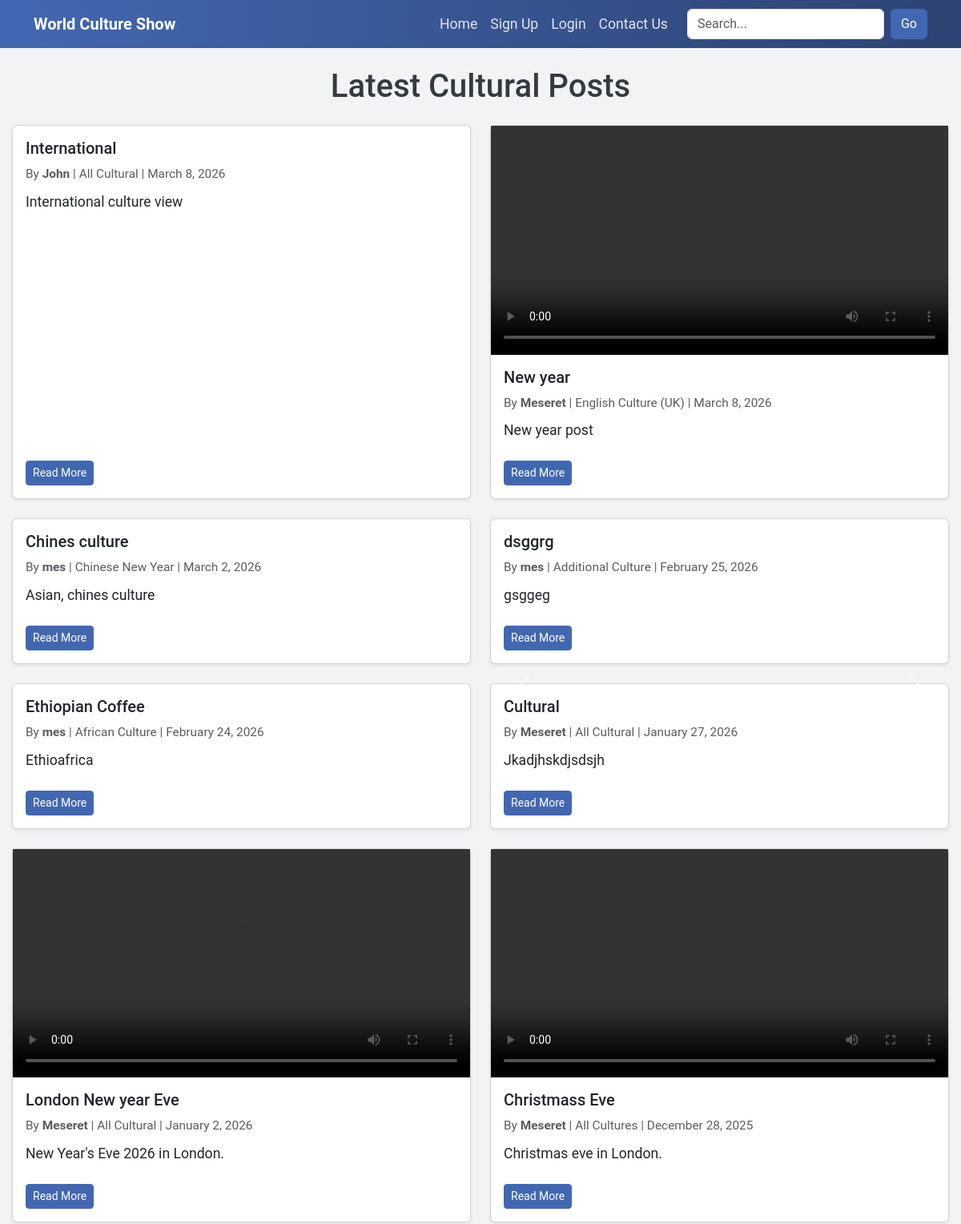
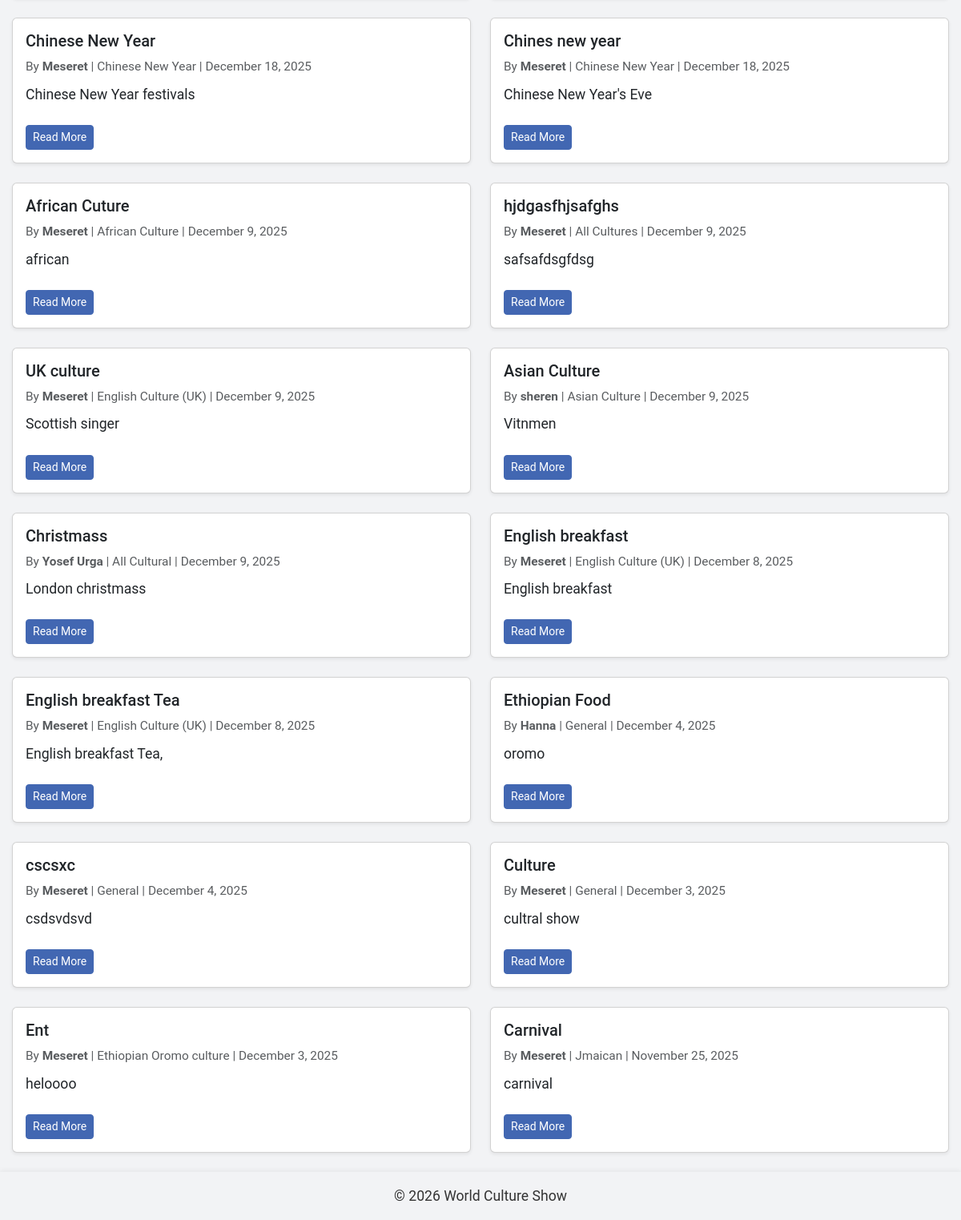
The page / on the database its author committed (2 pictures, top to bottom).
### tables this page shows
CREATE TABLE `posts` (
  `id` int(11) NOT NULL,
  `title` varchar(255) NOT NULL,
  `body` text NOT NULL,
  `image` varchar(255) DEFAULT NULL,
  `alt_text` varchar(255) DEFAULT NULL,
  `post_date` date DEFAULT NULL,
  `author_id` int(11) DEFAULT NULL,
  `category_id` int(11) DEFAULT NULL
);

### index.php (called while the page is built, shortened)
<?php
function loadTemplate(string $templateFileName, array $variables = []): string
{
    extract($variables);
    include 'templates/' . $templateFileName;
    return ob_get_clean();
}
try {
    include 'includes/DatabaseConnection.php';
    include 'classes/DatabaseTable.php';
    include 'controllers/PostController.php';
    $postsTable = new DatabaseTable($pdo, 'posts', 'id');
    $authorsTable = new DatabaseTable($pdo, 'authors', 'id');
    $categoriesTable = new DatabaseTable($pdo, 'categories', 'id');
    $commentsTable = new DatabaseTable($pdo, 'comments', 'id');
    $contactTable = new DatabaseTable($pdo, 'contact', 'id');
    $authentication = new Authentication($authorsTable, 'email', 'password');
    $postController = new PostController(
        postsTable: $postsTable,
        authorsTable: $authorsTable,
        categoriesTable: $categoriesTable,
        authentication: $authentication,
        commentsTable: $commentsTable,
        contactTable: $contactTable
    );
    $authorController = new AuthorController($authorsTable);
    $loginController = new Login($authentication);
    $contactController = new ContactController($contactTable, $authentication);
    $controllerName = $_GET['controller'] ?? 'post';
    $action = $_GET['action'] ?? 'home';
    $controllers = [
        'post' => $postController,
        'author' => $authorController,
        'login' => $loginController,
        'contact' => $contactController
    ];
    $controller = $controllers[$controllerName];
    $page = $controller->$action();
    $variables = $page['variables'] ?? [];
    $output = loadTemplate($page['template'], $variables);
} catch (PDOException $e) {
    $title = 'Database Error';
    $output = 'A database error occurred: ' . htmlspecialchars($e->getMessage());
} catch (Exception $e) {
    $title = 'Application Error';
    $output = 'An error occurred: ' . htmlspecialchars($e->getMessage());
}
include 'templates/layout.html.php';

### DatabaseTable.php (called while the page is built, shortened)
<?php
class DatabaseTable
{
    private PDO $pdo;
    private string $table;
    public function __construct(PDO $pdo, string $table, string $primaryKey)
    {
        $this->pdo = $pdo;
        $this->table = $table;
    }
    public function findAll(): array
    {
        if ($this->table === 'posts') {
            $stmt = $this->pdo->prepare('SELECT * FROM `' . $this->table . '` ORDER BY post_date DESC, id DESC');
        } else {
            $stmt = $this->pdo->prepare('SELECT * FROM `' . $this->table . '`');
        }
        $stmt->execute();
        return $stmt->fetchAll(PDO::FETCH_ASSOC);
    }
}

### PostController.php (called while the page is built, shortened)
<?php
class PostController
{
    public function home(): array
    {
        $search = $_GET['search'] ?? null;
        $posts = $this->postsTable->findAll();
        return [
            'template' => 'posts.html.php',
            'title' => 'All Posts',
            'variables' => [
                'posts' => $posts,
                'search' => $search,
                'is_logged_in' => $this->authentication->isLoggedIn(),
                'current_author_id' => $this->authentication->isLoggedIn() ? $this->authentication->getUser()['id'] : 0
            ]
        ];
    }
}
?>

### posts.html.php (the view, shortened to what this page needs)
<h1 class="mb-4 text-center">Latest Cultural Posts</h1>
<?php
$posts = $posts ?? [];
?>
<?php if (!empty($posts)): ?>
    <div class="row g-4">
        <?php foreach ($posts as $post): ?>
            <?php
            $title = htmlspecialchars($post['title'] ?? 'Untitled');
            $author = htmlspecialchars($post['author_name'] ?? 'Unknown');
            $category = htmlspecialchars($post['category_name'] ?? 'Culture');
            $body = nl2br(htmlspecialchars($post['body'] ?? ''));
            $postDate = !empty($post['post_date']) ? date('F j, Y', strtotime($post['post_date'])) : 'Unknown';
            $images = !empty($post['image']) ? explode(',', $post['image']) : [];
            ?>
            <div class="col-12 col-lg-6">
                <div class="card shadow-sm h-100 post-card fade-in">
                    <?php if (!empty($images)): ?>
                        <div id="carousel-<?= $post['id'] ?>" class="carousel slide" data-bs-ride="carousel">
                            <div class="carousel-inner">
                                <?php foreach ($images as $i => $media):
                                    $media = trim($media);
                                    $ext = strtolower(pathinfo($media, PATHINFO_EXTENSION));
                                    $mediaPath = 'uploads/' . htmlspecialchars($media);
                                    ?>
                                    <div class="carousel-item <?= $i === 0 ? 'active' : '' ?>">
                                        <?php if (in_array($ext, ['mp4', 'webm', 'ogg'])): ?>
                                            <video class="d-block w-100" controls>
                                                <source src="<?= $mediaPath ?>" type="video/<?= $ext ?>">
                                            </video>
                                        <?php elseif (file_exists($mediaPath)): ?>
                                            <img src="<?= $mediaPath ?>" class="d-block w-100" alt="<?= $title ?>">
                                        <?php endif; ?>
                                    </div>
                                <?php endforeach; ?>
                            </div>
                            <?php if (count($images) > 1): ?>
                                <button class="carousel-control-prev" type="button" data-bs-target="#carousel-<?= $post['id'] ?>"
                                    data-bs-slide="prev">
                                    <span class="carousel-control-prev-icon"></span>
                                </button>
                                <button class="carousel-control-next" type="button" data-bs-target="#carousel-<?= $post['id'] ?>"
                                    data-bs-slide="next">
                                    <span class="carousel-control-next-icon"></span>
                                </button>
                            <?php endif; ?>
                        </div>
                    <?php endif; ?>
                    <div class="card-body d-flex flex-column">
                        <h5 class="card-title"><?= $title ?></h5>
                        <p class="text-muted small mb-2">
                            By <strong><?= $author ?></strong> | <?= $category ?> | <?= $postDate ?>
                        </p>
                        <p class="card-text flex-grow-1"><?= $body ?></p>
                        <div class="d-flex mt-2">
                            <a href="index.php?controller=post&action=view&id=<?= $post['id'] ?>"
                                class="btn btn-primary btn-sm me-2">Read More</a>
                        </div>
                    </div>
                </div>
            </div>
        <?php endforeach; ?>
    </div>
<?php else: ?>
    <p class="text-muted text-center">No posts available yet. Check back soon!</p>
<?php endif; ?>

### script.css (style rules this page uses)
:root { --primary: #4a4f54; --secondary: #ffc107; --bg: #f8f9fa; --text: #343a40; --card-bg: #ffffff; --card-shadow: rgba(0, 0, 0, 0.1); }
body { background-color: var(--bg); color: var(--text); font-family: 'Inter', 'Segoe UI', Tahoma, Geneva, Verdana, sans-serif; font-size: 1.1em; line-height: 1.6; }
a { color: var(--primary); text-decoration: none; transition: color 0.3s, transform 0.2s; }
.btn-primary { background-color: var(--secondary); border-color: var(--secondary); color: var(--text); }

### layout.html.php (style rules this page uses)
body { font-family: 'Roboto', sans-serif; background-color: #f2f3f5; }
.btn-primary { background-color: #4267B2; border-color: #4267B2; color: #fff; transition: transform 0.2s ease, box-shadow 0.2s ease; }
.card { transition: transform 0.3s ease, box-shadow 0.3s ease; }

### rows shown on the page
posts: title "International", author "John", category "All Cultural", post_date "March 8, 2026", body "International culture view"
posts: title "New year", author "Meseret", category "English Culture (UK)", post_date "March 8, 2026", body "New year post"
posts: title "Chines culture", author "mes", category "Chinese New Year", post_date "March 2, 2026", body "Asian, chines culture"
posts: title "dsggrg", author "mes", category "Additional Culture", post_date "February 25, 2026", body "gsggeg"
posts: title "Ethiopian Coffee", author "mes", category "African Culture", post_date "February 24, 2026", body "Ethioafrica"
posts: title "Cultural", author "Meseret", category "All Cultural", post_date "January 27, 2026", body "Jkadjhskdjsdsjh"
posts: title "London New year Eve", author "Meseret", category "All Cultural", post_date "January 2, 2026", body "New Year's Eve 2026 in London."
posts: title "Christmass Eve", author "Meseret", category "All Cultures", post_date "December 28, 2025", body "Christmas eve in London."
posts: title "Chinese New Year", author "Meseret", category "Chinese New Year", post_date "December 18, 2025", body "Chinese New Year festivals"
posts: title "Chines new year", author "Meseret", category "Chinese New Year", post_date "December 18, 2025", body "Chinese New Year's Eve"
posts: title "African Cuture", author "Meseret", category "African Culture", post_date "December 9, 2025", body "african"
posts: title "hjdgasfhjsafghs", author "Meseret", category "All Cultures", post_date "December 9, 2025", body "safsafdsgfdsg"
posts: title "UK culture", author "Meseret", category "English Culture (UK)", post_date "December 9, 2025", body "Scottish singer"
posts: title "Asian Culture", author "sheren", post_date "December 9, 2025", body "Vitnmen"
posts: title "Christmass", author "Yosef Urga", category "All Cultural", post_date "December 9, 2025", body "London christmass"
posts: title "English breakfast", author "Meseret", category "English Culture (UK)", post_date "December 8, 2025", body "English breakfast"
posts: title "English breakfast Tea", author "Meseret", category "English Culture (UK)", post_date "December 8, 2025", body "English breakfast Tea,"
posts: title "Ethiopian Food", author "Hanna", category "General", post_date "December 4, 2025", body "oromo"
posts: title "cscsxc", author "Meseret", category "General", post_date "December 4, 2025", body "csdsvdsvd"
posts: title "Culture", author "Meseret", category "General", post_date "December 3, 2025", body "cultral show"
posts: title "Ent", author "Meseret", category "Ethiopian Oromo culture", post_date "December 3, 2025", body "heloooo"
posts: title "Carnival", author "Meseret", category "Jmaican", post_date "November 25, 2025", body "carnival"
